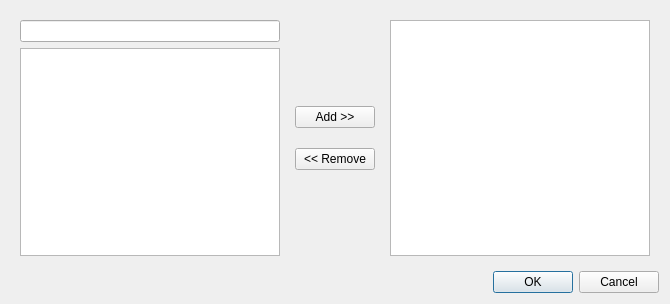
<?xml version="1.0" encoding="UTF-8"?>
<ui version="4.0">
 <class>MultiSelectorDialog</class>
 <widget class="QDialog" name="MultiSelectorDialog">
  <property name="geometry">
   <rect>
    <x>0</x>
    <y>0</y>
    <width>670</width>
    <height>304</height>
   </rect>
  </property>
  <property name="windowTitle">
   <string>Dialog</string>
  </property>
  <layout class="QVBoxLayout" name="verticalLayout_3">
   <item>
    <widget class="QWidget" name="widget_3" native="true">
     <layout class="QHBoxLayout" name="horizontalLayout">
      <item>
       <widget class="QWidget" name="widget" native="true">
        <layout class="QVBoxLayout" name="verticalLayout">
         <property name="leftMargin">
          <number>0</number>
         </property>
         <property name="topMargin">
          <number>0</number>
         </property>
         <property name="rightMargin">
          <number>0</number>
         </property>
         <property name="bottomMargin">
          <number>0</number>
         </property>
         <item>
          <widget class="QLineEdit" name="filter"/>
         </item>
         <item>
          <widget class="QListWidget" name="list">
           <property name="selectionMode">
            <enum>QAbstractItemView::MultiSelection</enum>
           </property>
          </widget>
         </item>
        </layout>
       </widget>
      </item>
      <item>
       <widget class="QWidget" name="widget_2" native="true">
        <layout class="QVBoxLayout" name="verticalLayout_2">
         <property name="spacing">
          <number>20</number>
         </property>
         <item>
          <spacer name="verticalSpacer">
           <property name="orientation">
            <enum>Qt::Vertical</enum>
           </property>
           <property name="sizeHint" stdset="0">
            <size>
             <width>20</width>
             <height>53</height>
            </size>
           </property>
          </spacer>
         </item>
         <item>
          <widget class="QPushButton" name="add">
           <property name="text">
            <string>Add &gt;&gt;</string>
           </property>
          </widget>
         </item>
         <item>
          <widget class="QPushButton" name="remove">
           <property name="text">
            <string>&lt;&lt; Remove</string>
           </property>
          </widget>
         </item>
         <item>
          <spacer name="verticalSpacer_2">
           <property name="orientation">
            <enum>Qt::Vertical</enum>
           </property>
           <property name="sizeHint" stdset="0">
            <size>
             <width>20</width>
             <height>53</height>
            </size>
           </property>
          </spacer>
         </item>
        </layout>
       </widget>
      </item>
      <item>
       <widget class="QListWidget" name="selectedList">
        <property name="selectionMode">
         <enum>QAbstractItemView::MultiSelection</enum>
        </property>
       </widget>
      </item>
     </layout>
    </widget>
   </item>
   <item>
    <widget class="QDialogButtonBox" name="buttonBox">
     <property name="orientation">
      <enum>Qt::Horizontal</enum>
     </property>
     <property name="standardButtons">
      <set>QDialogButtonBox::Cancel|QDialogButtonBox::Ok</set>
     </property>
    </widget>
   </item>
  </layout>
 </widget>
 <resources/>
 <connections>
  <connection>
   <sender>buttonBox</sender>
   <signal>accepted()</signal>
   <receiver>MultiSelectorDialog</receiver>
   <slot>accept()</slot>
   <hints>
    <hint type="sourcelabel">
     <x>248</x>
     <y>254</y>
    </hint>
    <hint type="destinationlabel">
     <x>157</x>
     <y>274</y>
    </hint>
   </hints>
  </connection>
  <connection>
   <sender>buttonBox</sender>
   <signal>rejected()</signal>
   <receiver>MultiSelectorDialog</receiver>
   <slot>reject()</slot>
   <hints>
    <hint type="sourcelabel">
     <x>316</x>
     <y>260</y>
    </hint>
    <hint type="destinationlabel">
     <x>286</x>
     <y>274</y>
    </hint>
   </hints>
  </connection>
 </connections>
</ui>
